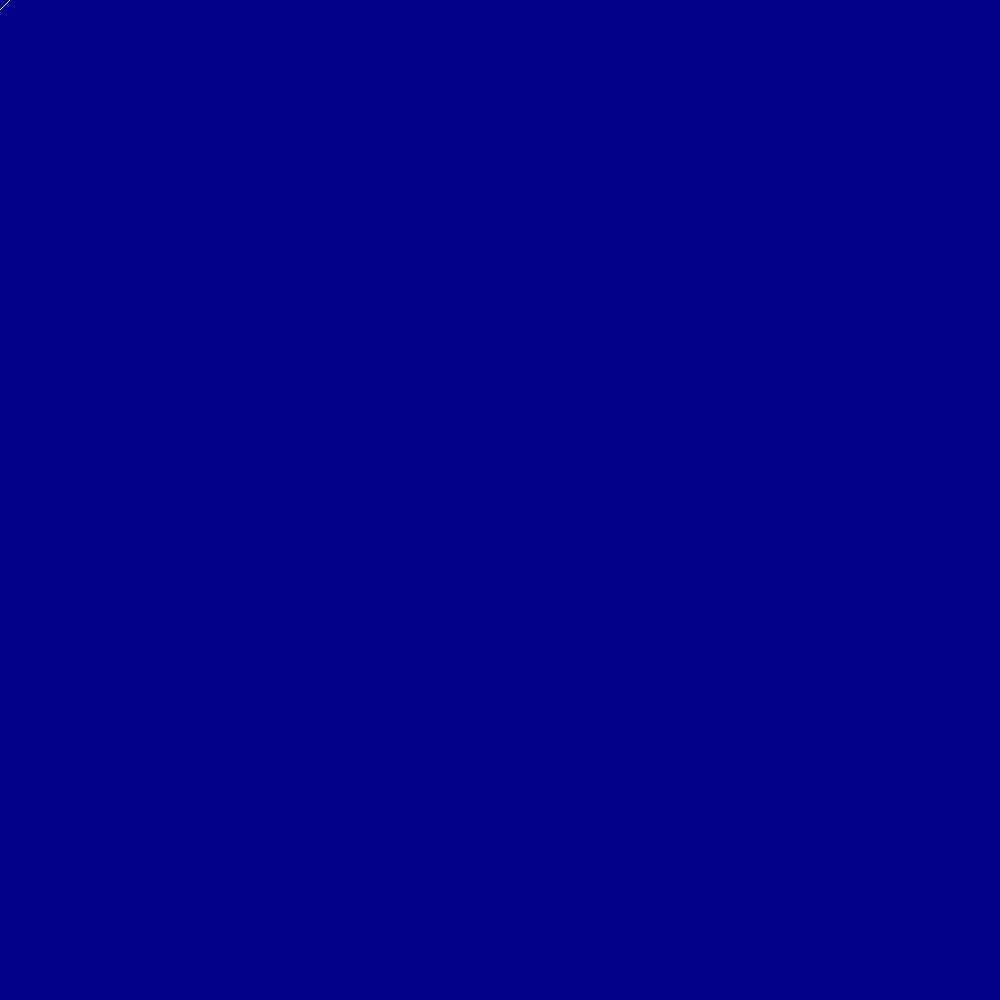
Frame 1 (no input)
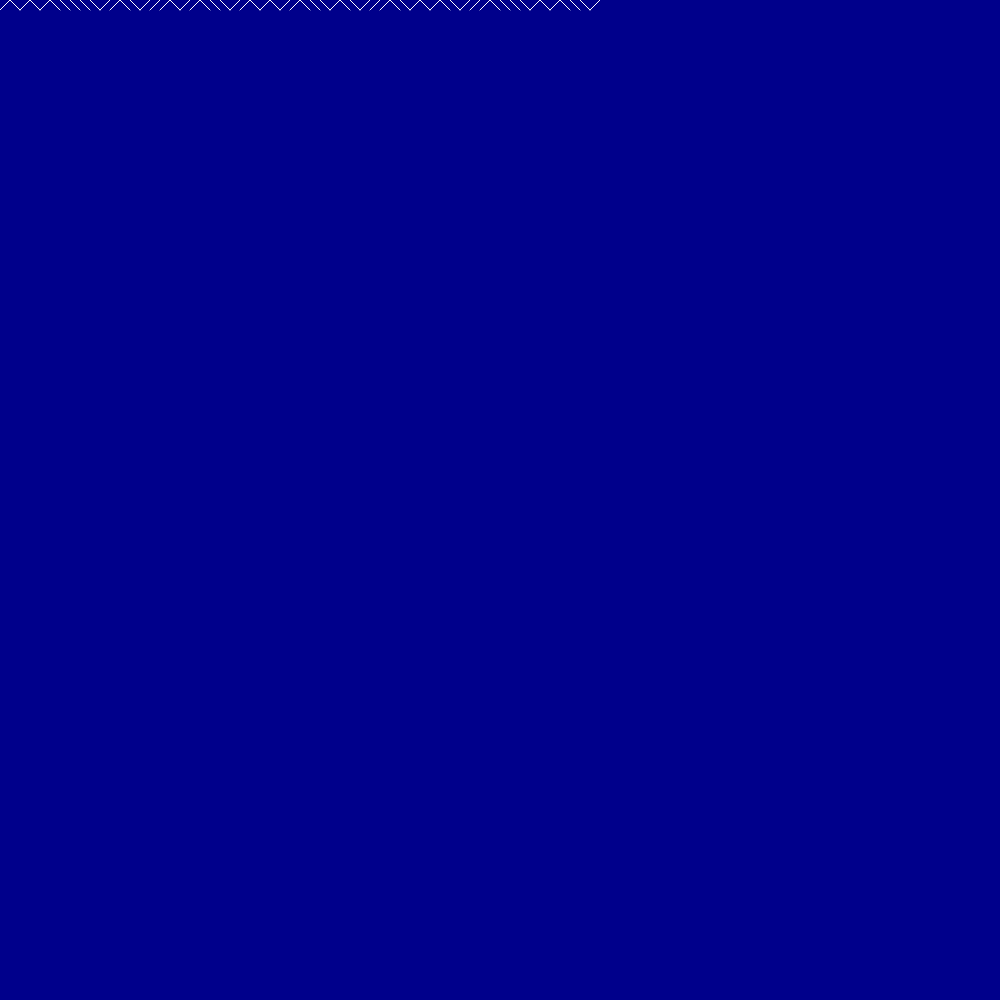
Frame 60 (no input)
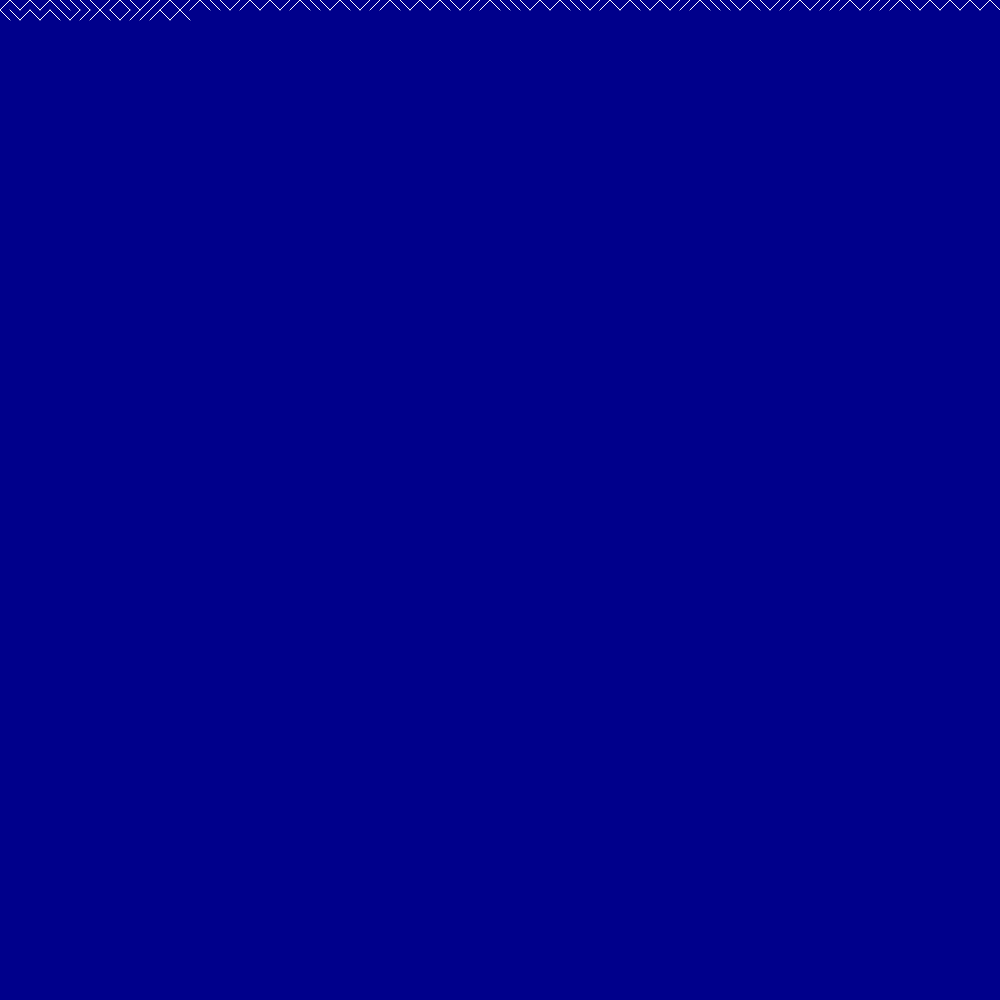
Frame 120 (the mouse pressed at the canvas centre since frame 60)

The p5.js sketch that drew these frames (run headless with seeded random() and noise() and a simulated clock; from frame 60 on, the mouse is pressed at the canvas centre):

// p5.js sketch
// ── sketch.js
// basic 10 PRINT based on Dan Schiffman's
// Coding Challenge #76
// https://thecodingtrain.com/challenges/76-10Print
// declare and initialize some variables
let x = 0;
let y = 0;
function setup() {
  createCanvas(1000, 1000);
  stroke(255);
  // draw background just once!
  background('darkblue');
}

function draw() {
  // half the time draw a line from upper left to lower right
  if (random() < 0.5) {
    line(x, y, x + 10, y + 10);
  } else {
    // otherwise, the opposite
    line(x, y + 10, x + 10, y);
  }
  // increment x spacing
  x = x + 10;
  // when x is at the far right
  if (x > width) {
    // reset x to the left, and
    x = 0;
    // increment y spacing - new line!
    y = y + 10;
  }
}
